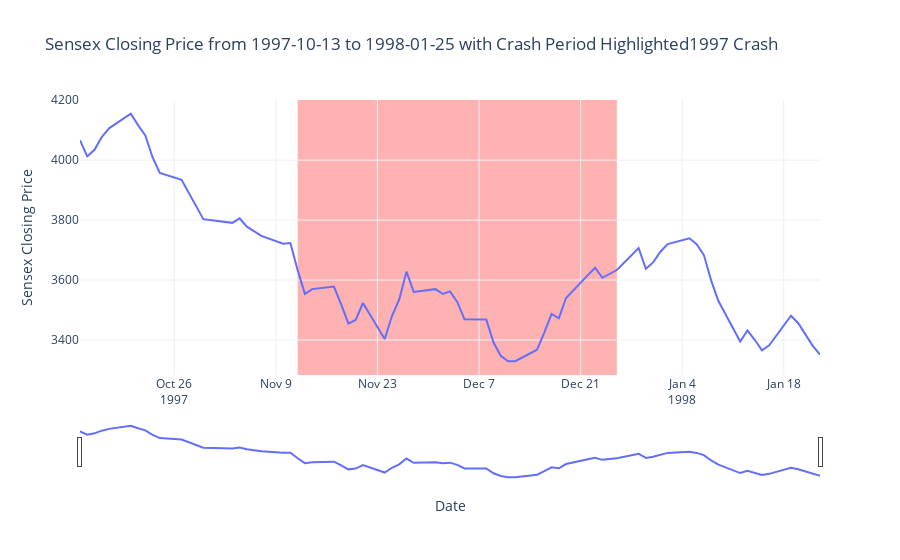
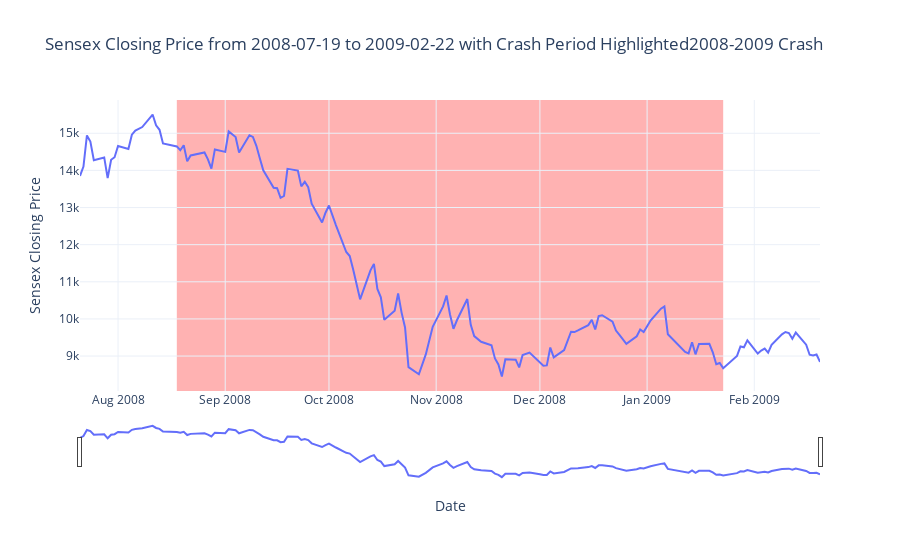
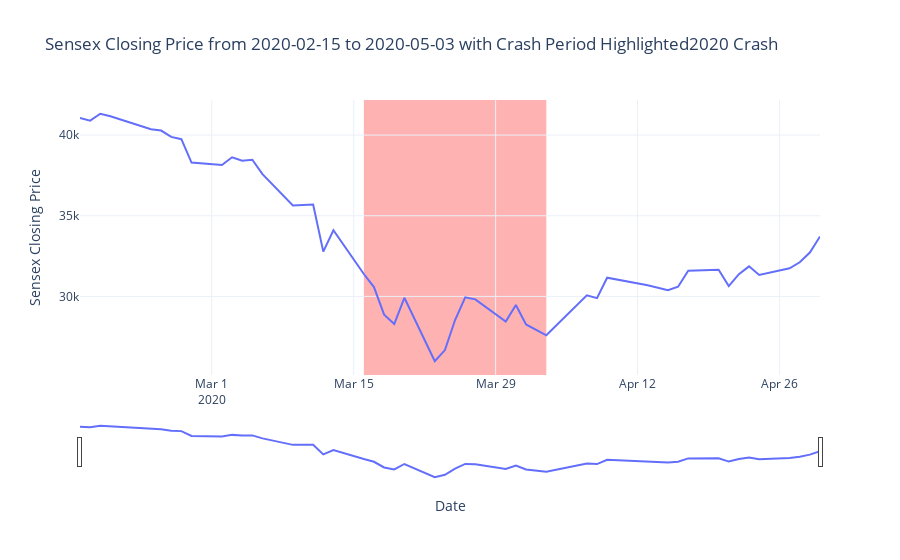

Notebook code cell kept with these figures, in order:
### Markdown cell above
#### The closing price chart shows a clear downward trend as the market moves from above 4000 to the mid-3000 range. 

#### The daily returns chart captures short-term volatility, oscillating around zero and reflecting larger negative spikes during the crash period.

#### Finally, the drawdown chart reveals how far the index has fallen from its previous peak, crossing below the -20% threshold in the red-shaded region and signalling a significant market decline.

#### let’s define specific crash periods and create functions to visualize the closing prices and daily returns for these periods with a 30-day zoom window:

### Code cell
cluster1_start=pd.to_datetime("1997-11-12")
cluster1_end=pd.to_datetime("1997-12-26")

cluster49_start=pd.to_datetime("2008-08-18")
cluster49_end=pd.to_datetime("2009-01-23")

cluster79_start=pd.to_datetime("2020-03-16")
cluster79_end=pd.to_datetime("2020-04-03")

def plot_crash_period(cluster_start, cluster_end, title_suffix=" "):
    zoom_start = cluster_start - pd.Timedelta(days=30)
    zoom_end = cluster_end + pd.Timedelta(days=30)
    zoom_df = df.loc[zoom_start:zoom_end]
    
    fig_close = go.Figure()
    fig_close.add_trace(go.Scatter(x=zoom_df.index, y=zoom_df['Close'], mode='lines', name='Sensex Closing Price'))
    fig_close.add_vrect(x0=cluster_start, x1=cluster_end, fillcolor='red', opacity=0.3, layer='below', line_width=0, name='Crash Period')
    fig_close.update_layout(
        title=f'Sensex Closing Price from {zoom_start.date()} to {zoom_end.date()} with Crash Period Highlighted{title_suffix}',
        xaxis_title='Date',
        yaxis_title='Sensex Closing Price',
        xaxis_rangeslider_visible=True,
        template='plotly_white'
    )
    fig_close.show()

def plot_daily_returns(cluster_start, cluster_end, title_suffix=" "):
    zoom_start = cluster_start - pd.Timedelta(days=30)
    zoom_end = cluster_end + pd.Timedelta(days=30)
    zoom_df = df.loc[zoom_start:zoom_end]
    
    fig_returns = go.Figure()
    fig_returns.add_trace(go.Scatter(x=zoom_df.index, y=zoom_df['Daily_Return'], mode='lines', name='Daily Returns (%)'))
    fig_returns.add_hline(y=0, line_color='black', line_width=0.8)
    fig_returns.add_vrect(x0=cluster_start, x1=cluster_end, fillcolor='red', opacity=0.3, layer='below', line_width=0, name='Crash Period')
    fig_returns.update_layout(
        title=f'Sensex Daily Returns from {zoom_start.date()} to {zoom_end.date()} with Crash Period Highlighted{title_suffix}',
        xaxis_title='Date',
        yaxis_title='Daily Returns (%)',
        xaxis_rangeslider_visible=True,
        template='plotly_white'
    )
    
    fig_returns.show()
    
#plot for each crash period
plot_crash_period(cluster1_start, cluster1_end, "1997 Crash")
plot_crash_period(cluster49_start, cluster49_end, "2008-2009 Crash")
plot_crash_period(cluster79_start, cluster79_end, "2020 Crash")

#plot daily returns for each crash period
plot_daily_returns(cluster1_start, cluster1_end, "1997 Crash")
plot_daily_returns(cluster49_start, cluster49_end, "2008-2009 Crash")
plot_daily_returns(cluster79_start, cluster79_end, "2020 Crash")

### Figure 1 — Plotly figure (JSON) as saved in the notebook; plotly's stock layout.template omitted (floating-point values rounded to 4 significant figures)
{"data": [{"mode": "lines", "name": "Sensex Closing Price", "type": "scatter", "x": ["1997-10-13T00:00:00.000000000", "1997-10-14T00:00:00.000000000", "1997-10-15T00:00:00.000000000", "1997-10-16T00:00:00.000000000", "1997-10-17T00:00:00.000000000", "1997-10-20T00:00:00.000000000", "1997-10-21T00:00:00.000000000", "1997-10-22T00:00:00.000000000", "1997-10-23T00:00:00.000000000", "1997-10-24T00:00:00.000000000", "1997-10-27T00:00:00.000000000", "1997-10-30T00:00:00.000000000", "1997-11-03T00:00:00.000000000", "1997-11-04T00:00:00.000000000", "1997-11-05T00:00:00.000000000", "1997-11-06T00:00:00.000000000", "1997-11-07T00:00:00.000000000", "1997-11-10T00:00:00.000000000", "1997-11-11T00:00:00.000000000", "1997-11-12T00:00:00.000000000", "1997-11-13T00:00:00.000000000", "1997-11-14T00:00:00.000000000", "1997-11-17T00:00:00.000000000", "1997-11-18T00:00:00.000000000", "1997-11-19T00:00:00.000000000", "1997-11-20T00:00:00.000000000", "1997-11-21T00:00:00.000000000", "1997-11-24T00:00:00.000000000", "1997-11-25T00:00:00.000000000", "1997-11-26T00:00:00.000000000", "1997-11-27T00:00:00.000000000", "1997-11-28T00:00:00.000000000", "1997-12-01T00:00:00.000000000", "1997-12-02T00:00:00.000000000", "1997-12-03T00:00:00.000000000", "1997-12-04T00:00:00.000000000", "1997-12-05T00:00:00.000000000", "1997-12-08T00:00:00.000000000", "1997-12-09T00:00:00.000000000", "1997-12-10T00:00:00.000000000", "1997-12-11T00:00:00.000000000", "1997-12-12T00:00:00.000000000", "1997-12-15T00:00:00.000000000", "1997-12-16T00:00:00.000000000", "1997-12-17T00:00:00.000000000", "1997-12-18T00:00:00.000000000", "1997-12-19T00:00:00.000000000", "1997-12-22T00:00:00.000000000", "1997-12-23T00:00:00.000000000", "1997-12-24T00:00:00.000000000", "1997-12-26T00:00:00.000000000", "1997-12-29T00:00:00.000000000", "1997-12-30T00:00:00.000000000", "1997-12-31T00:00:00.000000000", "1998-01-01T00:00:00.000000000", "1998-01-02T00:00:00.000000000", "1998-01-05T00:00:00.000000000", "1998-01-06T00:00:00.000000000", "1998-01-07T00:00:00.000000000", "1998-01-08T00:00:00.000000000", "1998-01-09T00:00:00.000000000", "1998-01-12T00:00:00.000000000", "1998-01-13T00:00:00.000000000", "1998-01-14T00:00:00.000000000", "1998-01-15T00:00:00.000000000", "1998-01-16T00:00:00.000000000", "1998-01-19T00:00:00.000000000", "1998-01-20T00:00:00.000000000", "1998-01-21T00:00:00.000000000", "1998-01-22T00:00:00.000000000", "1998-01-23T00:00:00.000000000"], "y": [4066.0, 4012.0, 4035.0, 4077.0, 4106.0, 4155.0, 4117.0, 4083.0, 4010.0, 3957.0, 3934.0, 3803.0, 3791.0, 3806.0, 3778.0, 3764.0, 3747.0, 3721.0, 3723.0, 3633.0, 3554.0, 3570.0, 3578.0, 3519.0, 3455.0, 3467.0, 3523.0, 3403.0, 3480.0, 3536.0, 3628.0, 3560.0, 3570.0, 3553.0, 3562.0, 3527.0, 3469.0, 3468.0, 3392.0, 3347.0, 3329.0, 3329.0, 3368.0, 3425.0, 3487.0, 3472.0, 3540.0, 3616.0, 3641.0, 3608.0, 3633.0, 3707.0, 3638.0, 3659.0, 3695.0, 3720.0, 3739.0, 3720.0, 3683.0, 3598.0, 3530.0, 3395.0, 3432.0, 3401.0, 3366.0, 3382.0, 3481.0, 3456.0, 3418.0, 3380.0, 3351.0]}], "layout": {"shapes": [{"fillcolor": "red", "layer": "below", "line": {"width": 0}, "name": "Crash Period", "opacity": 0.3, "type": "rect", "x0": "1997-11-12T00:00:00", "x1": "1997-12-26T00:00:00", "xref": "x", "y0": 0, "y1": 1, "yref": "y domain"}], "title": {"text": "Sensex Closing Price from 1997-10-13 to 1998-01-25 with Crash Period Highlighted1997 Crash"}, "xaxis": {"rangeslider": {"visible": true}, "title": {"text": "Date"}}, "yaxis": {"title": {"text": "Sensex Closing Price"}}}}

### Figure 2 — Plotly figure (JSON) as saved in the notebook; plotly's stock layout.template omitted (floating-point values rounded to 4 significant figures; data arrays with more than 128 entries replaced by an {"elided": "..."} marker saying what was removed)
{"data": [{"mode": "lines", "name": "Sensex Closing Price", "type": "scatter", "x": {"elided": "142 str values"}, "y": {"elided": "142 float values"}}], "layout": {"shapes": [{"fillcolor": "red", "layer": "below", "line": {"width": 0}, "name": "Crash Period", "opacity": 0.3, "type": "rect", "x0": "2008-08-18T00:00:00", "x1": "2009-01-23T00:00:00", "xref": "x", "y0": 0, "y1": 1, "yref": "y domain"}], "title": {"text": "Sensex Closing Price from 2008-07-19 to 2009-02-22 with Crash Period Highlighted2008-2009 Crash"}, "xaxis": {"rangeslider": {"visible": true}, "title": {"text": "Date"}}, "yaxis": {"title": {"text": "Sensex Closing Price"}}}}

### Figure 3 — Plotly figure (JSON) as saved in the notebook; plotly's stock layout.template omitted (floating-point values rounded to 4 significant figures)
{"data": [{"mode": "lines", "name": "Sensex Closing Price", "type": "scatter", "x": ["2020-02-17T00:00:00.000000000", "2020-02-18T00:00:00.000000000", "2020-02-19T00:00:00.000000000", "2020-02-20T00:00:00.000000000", "2020-02-24T00:00:00.000000000", "2020-02-25T00:00:00.000000000", "2020-02-26T00:00:00.000000000", "2020-02-27T00:00:00.000000000", "2020-02-28T00:00:00.000000000", "2020-03-02T00:00:00.000000000", "2020-03-03T00:00:00.000000000", "2020-03-04T00:00:00.000000000", "2020-03-05T00:00:00.000000000", "2020-03-06T00:00:00.000000000", "2020-03-09T00:00:00.000000000", "2020-03-11T00:00:00.000000000", "2020-03-12T00:00:00.000000000", "2020-03-13T00:00:00.000000000", "2020-03-16T00:00:00.000000000", "2020-03-17T00:00:00.000000000", "2020-03-18T00:00:00.000000000", "2020-03-19T00:00:00.000000000", "2020-03-20T00:00:00.000000000", "2020-03-23T00:00:00.000000000", "2020-03-24T00:00:00.000000000", "2020-03-25T00:00:00.000000000", "2020-03-26T00:00:00.000000000", "2020-03-27T00:00:00.000000000", "2020-03-30T00:00:00.000000000", "2020-03-31T00:00:00.000000000", "2020-04-01T00:00:00.000000000", "2020-04-03T00:00:00.000000000", "2020-04-07T00:00:00.000000000", "2020-04-08T00:00:00.000000000", "2020-04-09T00:00:00.000000000", "2020-04-13T00:00:00.000000000", "2020-04-15T00:00:00.000000000", "2020-04-16T00:00:00.000000000", "2020-04-17T00:00:00.000000000", "2020-04-20T00:00:00.000000000", "2020-04-21T00:00:00.000000000", "2020-04-22T00:00:00.000000000", "2020-04-23T00:00:00.000000000", "2020-04-24T00:00:00.000000000", "2020-04-27T00:00:00.000000000", "2020-04-28T00:00:00.000000000", "2020-04-29T00:00:00.000000000", "2020-04-30T00:00:00.000000000"], "y": [41060.0, 40890.0, 41320.0, 41170.0, 40360.0, 40280.0, 39890.0, 39750.0, 38300.0, 38140.0, 38620.0, 38410.0, 38470.0, 37580.0, 35630.0, 35700.0, 32780.0, 34100.0, 31390.0, 30580.0, 28870.0, 28290.0, 29920.0, 25980.0, 26670.0, 28540.0, 29950.0, 29820.0, 28440.0, 29470.0, 28270.0, 27590.0, 30070.0, 29890.0, 31160.0, 30690.0, 30380.0, 30600.0, 31590.0, 31650.0, 30640.0, 31380.0, 31860.0, 31330.0, 31740.0, 32110.0, 32720.0, 33720.0]}], "layout": {"shapes": [{"fillcolor": "red", "layer": "below", "line": {"width": 0}, "name": "Crash Period", "opacity": 0.3, "type": "rect", "x0": "2020-03-16T00:00:00", "x1": "2020-04-03T00:00:00", "xref": "x", "y0": 0, "y1": 1, "yref": "y domain"}], "title": {"text": "Sensex Closing Price from 2020-02-15 to 2020-05-03 with Crash Period Highlighted2020 Crash"}, "xaxis": {"rangeslider": {"visible": true}, "title": {"text": "Date"}}, "yaxis": {"title": {"text": "Sensex Closing Price"}}}}
